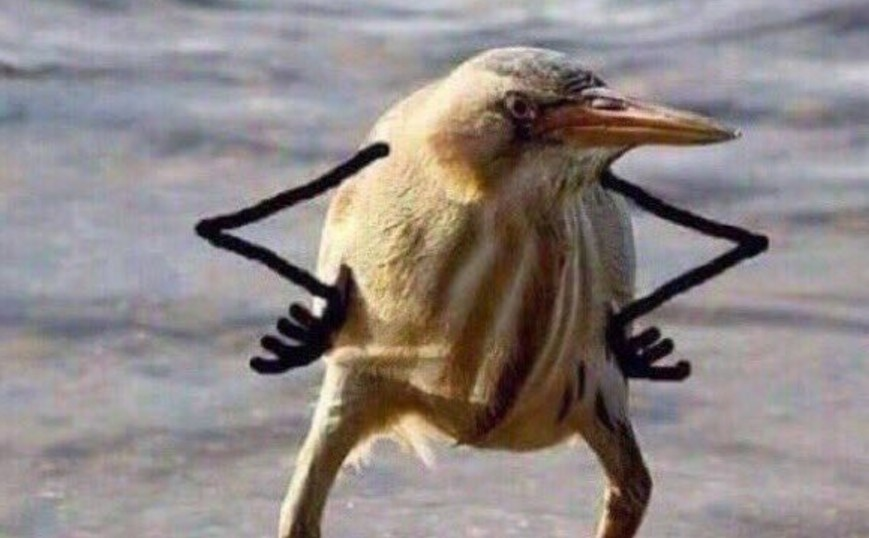
#> input picture object.jpg, 869 x 538 px
$ python Lab_2.py
#> lines starting #> are read from the running program, lines starting #| are printed output that depends on the picture
import numpy as np
import cv2
import matplotlib.pyplot as plt
import copy

from skimage.metrics import structural_similarity, mean_squared_error

def gauss_noise(image, mean=0, stddev=25):
    noise = np.zeros(image.shape, np.uint8)
    cv2.randn(noise, mean, stddev)
    noisy_image = cv2.add(image, noise)
    return noisy_image


def salt_pepper_noise(image, rng_range=101, pepper_value=0, salt_value=100):
    noise = np.random.randint(0, rng_range,size=(image.shape[0], image.shape[1]),dtype=int)
    zeros_pixel = np.where(noise == pepper_value)
    ones_pixel = np.where(noise == salt_value)

    noisy_image = copy.deepcopy(image)
    noisy_image[zeros_pixel] = 0
    noisy_image[ones_pixel] = 255
    return noisy_image

def uniform_noise(image, mean=0, stddev=25):
    noise = np.zeros(image.shape, np.uint8)
    cv2.randu(noise, mean, stddev)
    noisy_image = cv2.add(image, noise)
    return noisy_image


img_gray = cv2.imread('object.jpg', cv2.IMREAD_GRAYSCALE)

#Гаусс

image_noise_gauss = gauss_noise(img_gray, mean=0, stddev=100)
#> in gauss_noise, `cv2.randn(noise, mean, stddev)`:
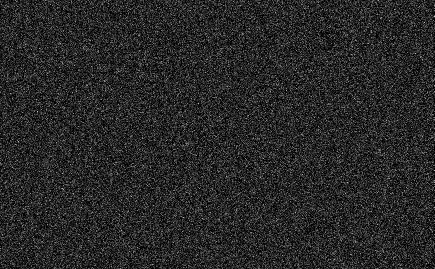
#> noise: shape (538, 869) (shown at 1/2 size); min 0, max 255, mean 39.7


image_gauss_median = cv2.medianBlur(image_noise_gauss, 3)
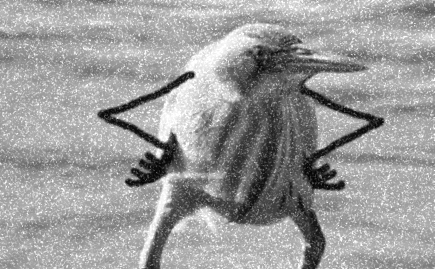
#> image_gauss_median: shape (538, 869) (shown at 1/2 size); min 2, max 255, mean 155

image_gauss_gauss = cv2.GaussianBlur(image_noise_gauss, (5,5), 0)

image_gauss_bilateral = cv2.bilateralFilter(image_noise_gauss, 9, 150, 9)
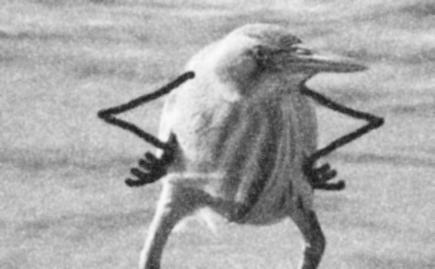
#> image_gauss_bilateral: shape (538, 869) (shown at 1/2 size); min 21, max 251, mean 168.3

image_gauss_nl_10 = cv2.fastNlMeansDenoising(image_noise_gauss, h=10)

image_gauss_nl_30 = cv2.fastNlMeansDenoising(image_noise_gauss, h=30)

image_gauss_nl_50 = cv2.fastNlMeansDenoising(image_noise_gauss, h=50)

image_gauss_nl_80 = cv2.fastNlMeansDenoising(image_noise_gauss, h=80)

plt.figure(figsize=(14, 8))
plt.title('Гаусс', fontsize=24)
plt.axis('off')

plt.subplot(2, 4, 1)
plt.title('Original')
plt.axis('off')
plt.imshow(img_gray, cmap='gray')

print(f"Gauss:")

mse_sp = mean_squared_error(img_gray, image_noise_gauss)
#> mse_sp = 2880.9
ssim_sp = structural_similarity(img_gray, image_noise_gauss)
#> ssim_sp = 0.0983
print(f"{'Noisy'} SSIM: {ssim_sp:.3f} MSE: {mse_sp:.3f}")
#| Noisy SSIM: 0.098 MSE: 2880.902
plt.subplot(2, 4, 2)
plt.title('Noisy')
plt.axis('off')
plt.imshow(image_noise_gauss, cmap='gray')

mse_sp = mean_squared_error(img_gray, image_gauss_median)
#> mse_sp = 809.2
ssim_sp = structural_similarity(img_gray, image_gauss_median)
#> ssim_sp = 0.275
print(f"{'Median'} SSIM: {ssim_sp:.3f} MSE: {mse_sp:.3f}")
#| Median SSIM: 0.275 MSE: 809.164
plt.subplot(2, 4, 3)
plt.title('Median')
plt.axis('off')
plt.imshow(image_gauss_median, cmap='gray')

mse_sp = mean_squared_error(img_gray, image_gauss_gauss)
#> mse_sp = 1204.9
ssim_sp = structural_similarity(img_gray, image_gauss_gauss)
#> ssim_sp = 0.495
print(f"{'Gauss'} SSIM: {ssim_sp:.3f} MSE: {mse_sp:.3f}")
#| Gauss SSIM: 0.495 MSE: 1204.882
plt.subplot(2, 4, 4)
plt.title('Gauss')
plt.axis('off')
plt.imshow(image_gauss_gauss, cmap='gray')


mse_sp = mean_squared_error(img_gray, image_gauss_bilateral)
#> mse_sp = 1050.4
ssim_sp = structural_similarity(img_gray, image_gauss_bilateral)
#> ssim_sp = 0.678
print(f"{'Bilateral'} SSIM: {ssim_sp:.3f} MSE: {mse_sp:.3f}")
#| Bilateral SSIM: 0.678 MSE: 1050.367
plt.subplot(2, 4, 5)
plt.title('Bilateral')
plt.axis('off')
plt.imshow(image_gauss_bilateral, cmap='gray')

mse_sp = mean_squared_error(img_gray, image_gauss_nl_10)
#> mse_sp = 2878.8
ssim_sp = structural_similarity(img_gray, image_gauss_nl_10)
#> ssim_sp = 0.104
print(f"{'NLM 10'} SSIM: {ssim_sp:.3f} MSE: {mse_sp:.3f}")
#| NLM 10 SSIM: 0.104 MSE: 2878.786
plt.subplot(2, 4, 6)
plt.title('NLM 10')
plt.axis('off')
plt.imshow(image_gauss_nl_10, cmap='gray')

mse_sp = mean_squared_error(img_gray, image_gauss_nl_30)
#> mse_sp = 1498.9
ssim_sp = structural_similarity(img_gray, image_gauss_nl_30)
#> ssim_sp = 0.533
print(f"{'NLM 30'} SSIM: {ssim_sp:.3f} MSE: {mse_sp:.3f}")
#| NLM 30 SSIM: 0.533 MSE: 1498.909
plt.subplot(2, 4, 7)
plt.title('NLM 30')
plt.axis('off')
plt.imshow(image_gauss_nl_30, cmap='gray')

mse_sp = mean_squared_error(img_gray, image_gauss_nl_50)
#> mse_sp = 1167.3
ssim_sp = structural_similarity(img_gray, image_gauss_nl_50)
#> ssim_sp = 0.758
print(f"{'NLM 50'} SSIM: {ssim_sp:.3f} MSE: {mse_sp:.3f}")
#| NLM 50 SSIM: 0.758 MSE: 1167.287
plt.subplot(2, 4, 8)
plt.title('NLM 50')
plt.axis('off')
plt.imshow(image_gauss_nl_50, cmap='gray')
plt.show()


mse_sp = mean_squared_error(img_gray, image_gauss_nl_80)
#> mse_sp = 1194.2
ssim_sp = structural_similarity(img_gray, image_gauss_nl_80)
#> ssim_sp = 0.759
print(f"{'NLM 80'} SSIM: {ssim_sp:.3f} MSE: {mse_sp:.3f}")
#| NLM 80 SSIM: 0.759 MSE: 1194.167
plt.title('Гаусс NLM 80', fontsize=24)
plt.axis('off')
plt.imshow(image_gauss_nl_80, cmap='gray')

plt.show()


#Соль и Перец

image_noise_sp = salt_pepper_noise(img_gray)

image_sp_median    = cv2.medianBlur(image_noise_sp, 3)
image_sp_gauss     = cv2.GaussianBlur(image_noise_sp, (5, 5), 0)
image_sp_bilateral = cv2.bilateralFilter(image_noise_sp, 9, 150, 9)
image_sp_nl_10     = cv2.fastNlMeansDenoising(image_noise_sp, h=10)
image_sp_nl_30     = cv2.fastNlMeansDenoising(image_noise_sp, h=30)
image_sp_nl_50     = cv2.fastNlMeansDenoising(image_noise_sp, h=50)
image_sp_nl_80     = cv2.fastNlMeansDenoising(image_noise_sp, h=80)
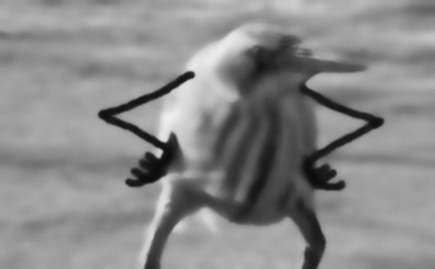
#> image_sp_nl_80: shape (538, 869) (shown at 1/2 size); min 9, max 238, mean 137.3

plt.figure(figsize=(14, 8))
plt.suptitle('Соль и перец', fontsize=20)


plt.subplot(2, 4, 1)
plt.title('Original')
plt.axis('off')
plt.imshow(img_gray, cmap='gray')

print(f"Salt and Pepper:")
mse_sp = mean_squared_error(img_gray, image_noise_sp)
#> mse_sp = 377.2
ssim_sp = structural_similarity(img_gray, image_noise_sp)
#> ssim_sp = 0.54
print(f"{'Noisy'} SSIM: {ssim_sp:.3f} MSE: {mse_sp:.3f}")
#| Noisy SSIM: 0.540 MSE: 377.245
plt.subplot(2, 4, 2)
plt.title('Noisy')
plt.axis('off')
plt.imshow(image_noise_sp, cmap='gray')


mse_sp = mean_squared_error(img_gray, image_sp_median)
#> mse_sp = 2.3
ssim_sp = structural_similarity(img_gray, image_sp_median)
#> ssim_sp = 0.989
print(f"{'Median'} SSIM: {ssim_sp:.3f} MSE: {mse_sp:.3f}")
#| Median SSIM: 0.989 MSE: 2.299
plt.subplot(2, 4, 3)
plt.title('Median')
plt.axis('off')
plt.imshow(image_sp_median, cmap='gray')

mse_sp = mean_squared_error(img_gray, image_sp_gauss)
#> mse_sp = 34.31
ssim_sp = structural_similarity(img_gray, image_sp_gauss)
#> ssim_sp = 0.827
print(f"{'Gauss'} SSIM: {ssim_sp:.3f} MSE: {mse_sp:.3f}")
#| Gauss SSIM: 0.827 MSE: 34.310
plt.subplot(2, 4, 4)
plt.title('Gauss')
plt.axis('off')
plt.imshow(image_sp_gauss, cmap='gray')

mse_sp = mean_squared_error(img_gray, image_sp_bilateral)
#> mse_sp = 27.74
ssim_sp = structural_similarity(img_gray, image_sp_bilateral)
#> ssim_sp = 0.903
print(f"{'Bilateral'} SSIM: {ssim_sp:.3f} MSE: {mse_sp:.3f}")
#| Bilateral SSIM: 0.903 MSE: 27.735
plt.subplot(2, 4, 5)
plt.title('Bilateral')
plt.axis('off')
plt.imshow(image_sp_bilateral, cmap='gray')

mse_sp = mean_squared_error(img_gray, image_sp_nl_10)
#> mse_sp = 315.9
ssim_sp = structural_similarity(img_gray, image_sp_nl_10)
#> ssim_sp = 0.596
print(f"{'NLM 10'} SSIM: {ssim_sp:.3f} MSE: {mse_sp:.3f}")
#| NLM 10 SSIM: 0.596 MSE: 315.920
plt.subplot(2, 4, 6)
plt.title('NLM 10')
plt.axis('off')
plt.imshow(image_sp_nl_10, cmap='gray')

mse_sp = mean_squared_error(img_gray, image_sp_nl_30)
#> mse_sp = 40.53
ssim_sp = structural_similarity(img_gray, image_sp_nl_30)
#> ssim_sp = 0.86
print(f"{'NLM 30'} SSIM: {ssim_sp:.3f} MSE: {mse_sp:.3f}")
#| NLM 30 SSIM: 0.860 MSE: 40.534
plt.subplot(2, 4, 7)
plt.title('NLM 30')
plt.axis('off')
plt.imshow(image_sp_nl_30, cmap='gray')

mse_sp = mean_squared_error(img_gray, image_sp_nl_50)
#> mse_sp = 59.32
ssim_sp = structural_similarity(img_gray, image_sp_nl_50)
#> ssim_sp = 0.836
print(f"{'NLM 50'} SSIM: {ssim_sp:.3f} MSE: {mse_sp:.3f}")
#| NLM 50 SSIM: 0.836 MSE: 59.325
plt.subplot(2, 4, 8)
plt.title('NLM 50')
plt.axis('off')
plt.imshow(image_sp_nl_50, cmap='gray')

plt.show()

mse_sp = mean_squared_error(img_gray, image_sp_nl_80)
#> mse_sp = 89.27
ssim_sp = structural_similarity(img_gray, image_sp_nl_80)
#> ssim_sp = 0.812
print(f"{'NLM 80'} SSIM: {ssim_sp:.3f} MSE: {mse_sp:.3f}")
#| NLM 80 SSIM: 0.812 MSE: 89.274
plt.title('Соль и Перец NLM 80', fontsize=24)
plt.axis('off')
plt.imshow(image_sp_nl_80, cmap='gray')
plt.show()

#постоянный шум

image_noise_uniform = uniform_noise(img_gray, mean=0, stddev=100)
#> in uniform_noise, `cv2.randu(noise, mean, stddev)`:
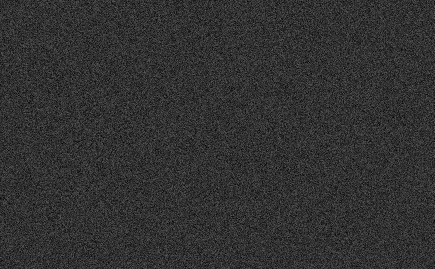
#> noise: shape (538, 869) (shown at 1/2 size); min 0, max 99, mean 49.4
#> in uniform_noise, `noisy_image = cv2.add(image, noise)`:
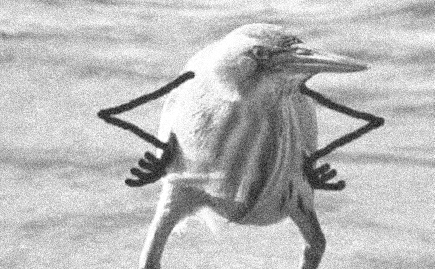
#> noisy_image: shape (538, 869) (shown at 1/2 size); min 2, max 255, mean 185.6


image_uniform_median = cv2.medianBlur(image_noise_uniform, 3)

image_uniform_gauss = cv2.GaussianBlur(image_noise_uniform, (5,5), 0)

image_uniform_bilateral = cv2.bilateralFilter(image_noise_uniform, 9, 150, 9)

image_uniform_nl_10 = cv2.fastNlMeansDenoising(image_noise_uniform, h=10)

image_uniform_nl_30 = cv2.fastNlMeansDenoising(image_noise_uniform, h=30)
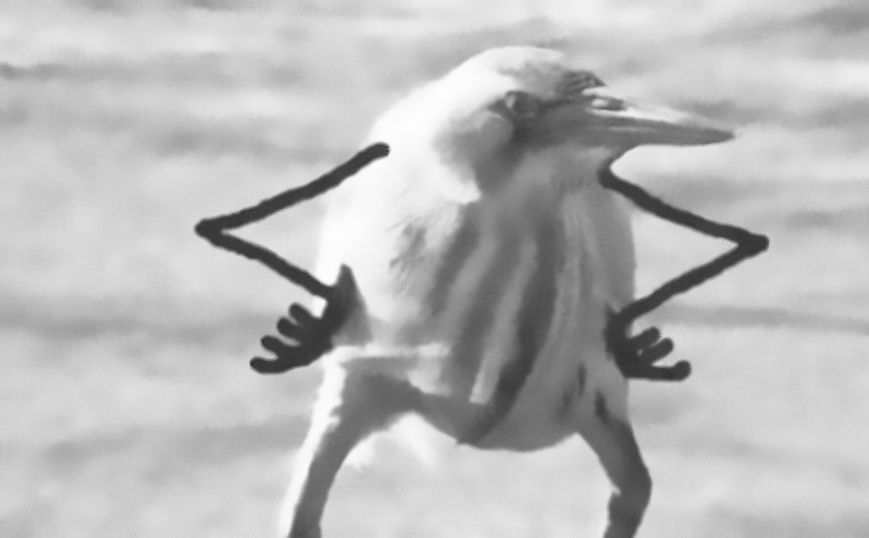
#> image_uniform_nl_30: shape (538, 869); min 39, max 254, mean 185.9

image_uniform_nl_50 = cv2.fastNlMeansDenoising(image_noise_uniform, h=50)


plt.figure(figsize=(14, 8))
plt.title('Постоянный', fontsize=24)
plt.axis('off')

plt.subplot(2, 4, 1)
plt.title('Original')
plt.axis('off')
plt.imshow(img_gray, cmap='gray')

print(f"Uniform:")

mse_sp = mean_squared_error(img_gray, image_noise_uniform)
#> mse_sp = 3110.8
ssim_sp = structural_similarity(img_gray, image_noise_uniform)
#> ssim_sp = 0.167
print(f"{'Noisy'} SSIM: {ssim_sp:.3f} MSE: {mse_sp:.3f}")
#| Noisy SSIM: 0.167 MSE: 3110.788
plt.subplot(2, 4, 2)
plt.title('Noisy')
plt.axis('off')
plt.imshow(image_noise_uniform, cmap='gray')

mse_sp = mean_squared_error(img_gray, image_uniform_median)
#> mse_sp = 2605.7
ssim_sp = structural_similarity(img_gray, image_uniform_median)
#> ssim_sp = 0.367
print(f"{'Median'} SSIM: {ssim_sp:.3f} MSE: {mse_sp:.3f}")
#| Median SSIM: 0.367 MSE: 2605.700
plt.subplot(2, 4, 3)
plt.title('Median')
plt.axis('off')
plt.imshow(image_uniform_median, cmap='gray')

mse_sp = mean_squared_error(img_gray, image_uniform_gauss)
#> mse_sp = 2400.8
ssim_sp = structural_similarity(img_gray, image_uniform_gauss)
#> ssim_sp = 0.628
print(f"{'Gauss'} SSIM: {ssim_sp:.3f} MSE: {mse_sp:.3f}")
#| Gauss SSIM: 0.628 MSE: 2400.781
plt.subplot(2, 4, 4)
plt.title('Gauss')
plt.axis('off')
plt.imshow(image_uniform_gauss, cmap='gray')


mse_sp = mean_squared_error(img_gray, image_uniform_bilateral)
#> mse_sp = 2381.6
ssim_sp = structural_similarity(img_gray, image_uniform_bilateral)
#> ssim_sp = 0.775
print(f"{'Bilateral'} SSIM: {ssim_sp:.3f} MSE: {mse_sp:.3f}")
#| Bilateral SSIM: 0.775 MSE: 2381.595
plt.subplot(2, 4, 5)
plt.title('Bilateral')
plt.axis('off')
plt.imshow(image_uniform_bilateral, cmap='gray')

mse_sp = mean_squared_error(img_gray, image_uniform_nl_10)
#> mse_sp = 3109
ssim_sp = structural_similarity(img_gray, image_uniform_nl_10)
#> ssim_sp = 0.174
print(f"{'NLM 10'} SSIM: {ssim_sp:.3f} MSE: {mse_sp:.3f}")
#| NLM 10 SSIM: 0.174 MSE: 3109.018
plt.subplot(2, 4, 6)
plt.title('NLM 10')
plt.axis('off')
plt.imshow(image_uniform_nl_10, cmap='gray')

mse_sp = mean_squared_error(img_gray, image_uniform_nl_30)
#> mse_sp = 2404.2
ssim_sp = structural_similarity(img_gray, image_uniform_nl_30)
#> ssim_sp = 0.779
print(f"{'NLM 30'} SSIM: {ssim_sp:.3f} MSE: {mse_sp:.3f}")
#| NLM 30 SSIM: 0.779 MSE: 2404.244
plt.subplot(2, 4, 7)
plt.title('NLM 30')
plt.axis('off')
plt.imshow(image_uniform_nl_30, cmap='gray')

mse_sp = mean_squared_error(img_gray, image_uniform_nl_50)
#> mse_sp = 2411.5
ssim_sp = structural_similarity(img_gray, image_uniform_nl_50)
#> ssim_sp = 0.769
print(f"{'NLM 50'} SSIM: {ssim_sp:.3f} MSE: {mse_sp:.3f}")
#| NLM 50 SSIM: 0.769 MSE: 2411.472
plt.subplot(2, 4, 8)
plt.title('NLM 50')
plt.axis('off')
plt.imshow(image_uniform_nl_50, cmap='gray')
plt.show()
